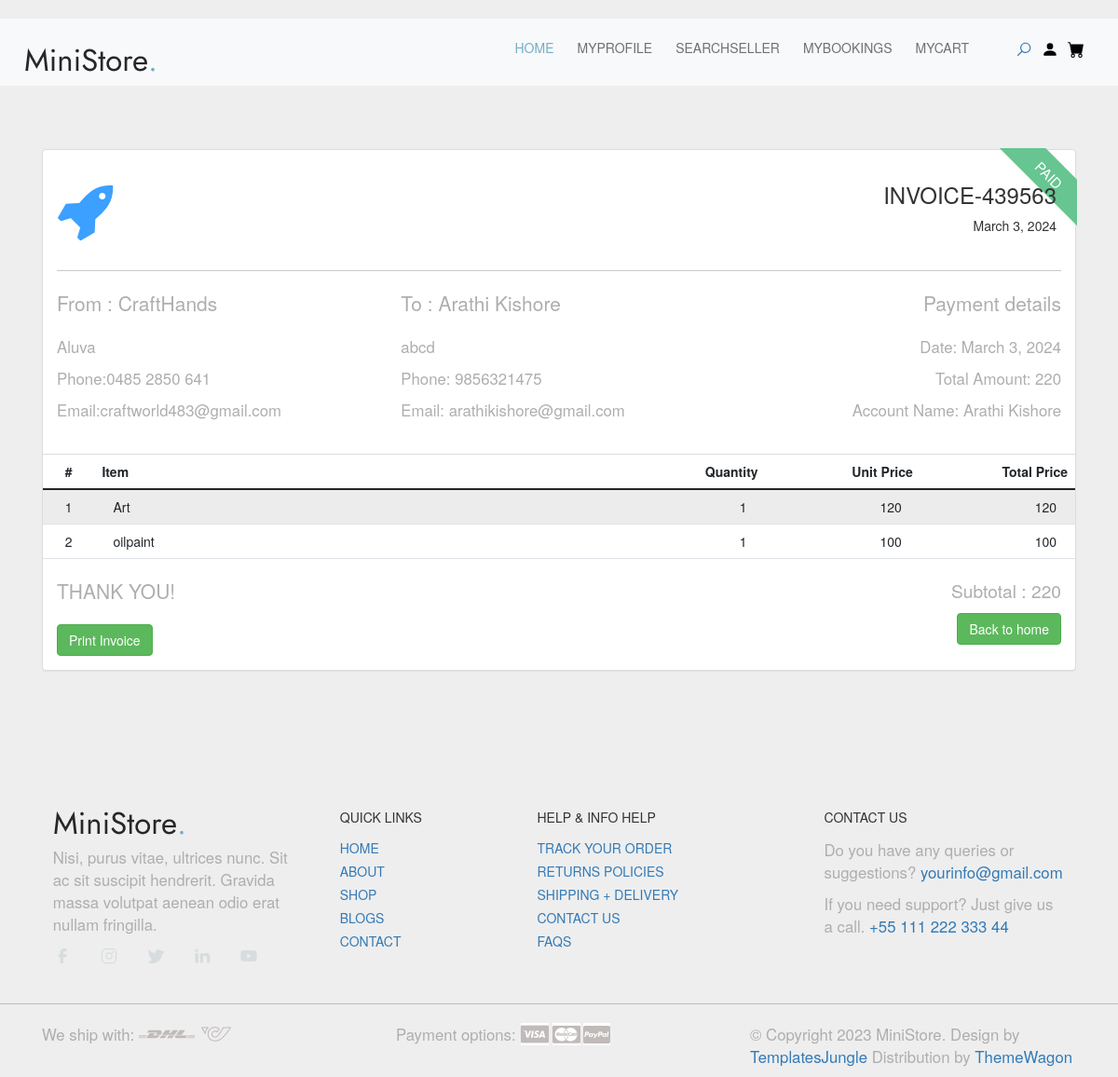
Page /User/bill/ (signed in) on the committed database.
### Guest/models.py (models this page shows)
class tbl_user(models.Model):
    name=models.CharField(max_length=50)
    contact=models.CharField(max_length=50)
    email=models.EmailField(max_length=50)
    address=models.TextField(max_length=50)
    location=models.ForeignKey(tbl_location,on_delete=models.CASCADE)
    gender=models.CharField(max_length=50)
    photo=models.FileField(upload_to="MemberDocs/")
    password=models.CharField(max_length=50)

### User/models.py (models this page shows)
class tbl_wcart(models.Model):
    qty=models.IntegerField(default=1)
    cstatus=models.IntegerField(default=0)
    works=models.ForeignKey(tbl_work,on_delete=models.CASCADE)
    wbooking=models.ForeignKey(tbl_wbooking,on_delete=models.CASCADE)

class tbl_mcart(models.Model):
    qty=models.IntegerField(default=1)
    cstatus=models.IntegerField(default=0)
    material=models.ForeignKey(tbl_material,on_delete=models.CASCADE)
    mbooking=models.ForeignKey(tbl_mbooking,on_delete=models.CASCADE)

### Seller/models.py (models this page shows)
class tbl_work(models.Model):
    name=models.CharField(max_length=50)
    rate=models.CharField(max_length=50)
    details=models.CharField(max_length=50)
    image=models.FileField(upload_to="MemberDocs/")
    video=models.FileField(upload_to="MemberDocs")
    seller=models.ForeignKey(tbl_seller,on_delete=models.CASCADE)
    worktype=models.ForeignKey(tbl_worktype,on_delete=models.CASCADE)

class tbl_material(models.Model):
    name=models.CharField(max_length=50)
    image=models.FileField(upload_to="MemberDocs/")
    rate=models.CharField(max_length=50)
    stock=models.IntegerField()
    work=models.ForeignKey(tbl_work,on_delete=models.CASCADE)
    description=models.TextField()

### User/views.py (the view, shortened to what this page needs)
# urls.py: path('bill/',views.bill,name="bill"),
def bill(request):
    if 'uid' in request.session:
        usr=tbl_user.objects.get(id=request.session["uid"])
        total=0
        if 'bookings' in request.session and 'mbookings' in request.session:
            rand=random.randint(100000,999999)
            cdate=date.today()
            bookdata=tbl_wbooking.objects.get(id=request.session["bookings"])
            mbookdata=tbl_mbooking.objects.get(id=request.session["mbookings"])
            mcartdata=tbl_mcart.objects.filter(mbooking=mbookdata)
            wcartdata=tbl_wcart.objects.filter(wbooking=bookdata)
            for i in wcartdata:
                total=total+(int(i.qty)*int(i.works.rate))
            for j in mcartdata:
                total=total+(int(j.qty)*int(j.material.rate))
            return render(request,"User/bill.html",{'mdata':mcartdata,'wdata':wcartdata,'rand':rand,'cdate':cdate,'usr':usr,'total':total})
        else:
            return render(request,"User/bill.html")
    else:
        return redirect("Guest:login")

### User/Templates/User/bill.html (shortened to what this page needs)
{% extends 'User/header.html'%}
{% load static %}
{% block content%}
{% load mathfilters %}
<!DOCTYPE html>
<html lang="en">
<head>
<link href="https://netdna.bootstrapcdn.com/bootstrap/3.3.6/css/bootstrap.min.css" rel="stylesheet">
</head>
<body>
	<div id="pri">
        <div id="tab">
<link href="https://maxcdn.bootstrapcdn.com/font-awesome/4.3.0/css/font-awesome.min.css" rel="stylesheet">
<div class="container bootstrap snippets bootdeys">
<div class="row">
<div class="col-sm-12">
<div class="panel panel-default invoice" id="invoice">
<div class="panel-body">
<div class="invoice-ribbon"><div class="ribbon-inner">PAID</div></div>
<div class="row">
<div class="col-sm-6 top-left">
<i class="fa fa-rocket"></i>
</div>
<div class="col-sm-6 top-right">
<h3 class="marginright">INVOICE-{{rand}}</h3>
<span class="marginright">{{cdate}}</span>
</div>
</div>
<hr>
<div class="row">
<div class="col-xs-4 from">
<p class="lead marginbottom">From : CraftHands</p>
<p>Aluva</p>
<p>Phone:0485 2850 641 </p>
<p>Email:craftworld483@gmail.com</p>
</div>
<div class="col-xs-4 to">
<p class="lead marginbottom">To : {{usr.name}}</p>
<p>{{usr.address}}</p>
<p>Phone: {{usr.contact}}</p>
<p>Email:  {{usr.email}}</p>
</div>
<div class="col-xs-4 text-right payment-details">
<p class="lead marginbottom payment-info">Payment details</p>
<p>Date: {{cdate}}</p>
<p>Total Amount: {{total}}</p>
<p>Account Name: {{usr.name}}</p>
</div>
</div>
<div class="row table-row">
<table class="table table-striped">
<thead>
<tr>
<th class="text-center" style="width:5%">#</th>
<th style="width:50%">Item</th>
<th class="text-right" style="width:15%">Quantity</th>
<th class="text-right" style="width:15%">Unit Price</th>
<th class="text-right" style="width:15%">Total Price</th>
</tr>
</thead>
<tbody>
{% if wdata and mdata %}
{% for i in wdata %}
<tr>
<td class="text-center">1</td>
<td>{{i.works.name}}</td>
<td class="text-right">{{i.qty}}</td>
<td class="text-right">{{i.works.rate}}</td>
<td class="text-right">{{ i.qty|mul:i.works.rate }}</td>
</tr>
{% endfor %}
{% for j in mdata %}
<tr>
<td class="text-center">2</td>
<td>{{j.material.name}}</td>
<td class="text-right">{{j.qty}}</td>
<td class="text-right">{{j.material.rate}}</td>
<td class="text-right">{{ j.qty|mul:j.material.rate }}</td>
</tr>
{% endfor %}
{% endif %}
</tbody>
</table>
</div>
<div class="row">
<div class="col-xs-6 margintop">
<p class="lead marginbottom">THANK YOU!</p>
<input type="button" onclick="printDiv('pri')" id="invoice-print"  class="btn btn-success" value="Print Invoice" />
</div>
<div class="col-xs-6 text-right pull-right invoice-total">
<p>Subtotal : {{total}}</p>
<input type="button" onclick="window.location='../userhome/'" id="invoice-print"  class="btn btn-success" value="Back to home" />
</div>
</div>
</div>
</div>
</div>
</div>
</div>
</div>
</div>
</body>
</html>
	{% endblock content %}

### Guest/static/Main/style.css (style rules this page uses)
:root { --accent-color: #717171; --white-color: #fff; --black-color: #000; --gray-color: #F3F3F3; --gray-color-300: #D8D8D8; --gray-color-500: #AEAEAE; --gray-color-800: #3A3A3A; --light-gray-color: #D7DDDF; --primary-color: #72AEC8; --bs-primary-rgb: 114,174,200; --light-color: #f8f9fa; --dark-color: #212529; --light-blue-color: #EDF1F3; --navbar-color-color: #131814; --swiper-theme-color: #4A4A4A; --swiper-pagination-color: #4A4A4A; }
:root { --body-font : "Lato", sans-serif; --heading-font : "Jost", sans-serif; }
*, *::before, *::after { -webkit-box-sizing: border-box; -moz-box-sizing: border-box; box-sizing: border-box; }
html { box-sizing: border-box; }
body { font-family: var(--body-font); font-size: 14px; font-weight: 500; line-height: 1.6; margin: 0; }
p { font-size: 1.2em; color: var(--gray-color-500); }

### User/Templates/User/bill.html (style rules this page uses)
body { margin-top:20px; background:#eee; }
.invoice .top-left { font-size:65px; color:#3ba0ff; }
.invoice .top-right { text-align:right; padding-right:20px; }
.invoice .table-row { margin-left:-15px; margin-right:-15px; margin-top:25px; }
.invoice .payment-info { font-weight:500; }
.invoice .table-row .table>thead { border-top:1px solid #ddd; }
.invoice .table-row .table>thead>tr>th { border-bottom:none; }
.invoice .table>tbody>tr>td { padding:8px 20px; }
.invoice .invoice-total { margin-right:-10px; font-size:16px; }
.invoice-ribbon { width:85px; height:88px; overflow:hidden; position:absolute; top:-1px; right:14px; }
.ribbon-inner { text-align:center; -webkit-transform:rotate(45deg); -moz-transform:rotate(45deg); -ms-transform:rotate(45deg); -o-transform:rotate(45deg); position:relative; padding:7px 0; left:-5px; top:11px; width:120px; background-color:#66c591; font-size:15px; color:#fff; }
.ribbon-inner:before,.ribbon-inner:after { content:""; position:absolute; }
.ribbon-inner:before { left:0; }
.ribbon-inner:after { right:0; }

### rows in the picture
tbl_user: name "Arathi Kishore", address "abcd", contact "9856321475", email "arathikishore@gmail.com"
tbl_wcart: works.name "Art", qty "1", works.rate "120", qty|mul "120"
tbl_mcart: material.name "oilpaint", qty "1", material.rate "100", qty|mul "100"

### other values in the picture
{{ total }} "220"
